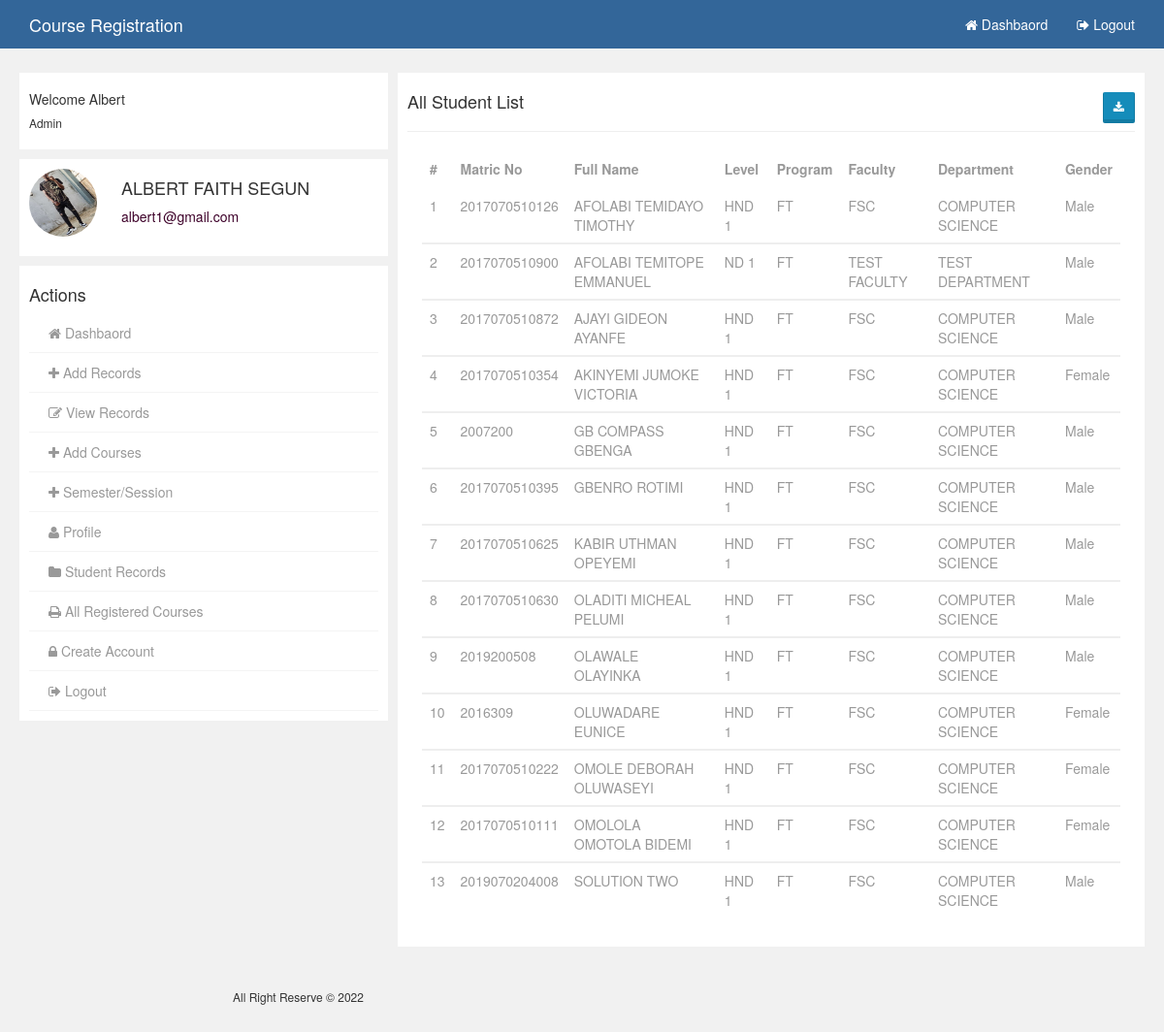
Page /admin/report.php (signed in) on the committed database.
### tables this page shows
CREATE TABLE IF NOT EXISTS `tblstudent` (
  `matricno` varchar(50) NOT NULL,
  `surname` varchar(100) NOT NULL,
  `othername` varchar(100) NOT NULL,
  `gender` varchar(10) NOT NULL,
  `level` varchar(50) NOT NULL,
  `faculty` varchar(50) NOT NULL,
  `department` varchar(50) NOT NULL,
  `program` varchar(50) NOT NULL,
  `email` varchar(50) NOT NULL,
  `password` varchar(255) NOT NULL,
  `phone` varchar(50) NOT NULL,
  `address` varchar(500) NOT NULL,
  `image` varchar(255) NOT NULL,
  `status` varchar(20) NOT NULL,
  PRIMARY KEY (`matricno`)
);

### admin/report.php (the view, shortened to what this page needs)
<?php
    include_once('includes/config.php');
?>
<!DOCTYPE html>
<html>
<head>
    <link href="../SpryAssets/SpryValidationTextField.css" rel="stylesheet" type="text/css">
</head>
<body>
    <?php include_once('includes/nav.php') ?>
    <section class="container-wrap">
        <div class="container wrap">
            <div class="row">
                <div class="col-md-4 col">
                   <?php include_once('includes/leftside.php') ?>
                </div>
                <div class="col-md-8 col">
                    <div class="gist-status">
                        <div class="row" style="margin: 0px;">
                            <h4>All Student List <small><span class="pull-right"><button type="submit" name="download" class="btn btn-primary btn-sm" ><i class="fa fa-download"></i></button></span></small> </h4>
                            <hr>
                            <div class="col-md-12">
                                <div class="table-responsive">
                                    <table class="table" style="color: #999">
                                        <thead>
                                            <tr>
                                                <th># </th>
                                                <th>Matric No </th>
                                                <th>Full Name </th>
                                                <th>Level </th>
                                                <th>Program </th>
                                                <th>Faculty</th>
                                                <th>Department </th>
                                                <th>Gender</th>
                                            </tr>
                                        </thead>
                                        <?php
                                            $i = 0;
                                            $sql = "SELECT * FROM tblstudent ORDER BY surname, level, program ASC";
                                            $query_result = mysqli_query($conn, $sql);
                                            $result = mysqli_num_rows($query_result);
                                            if($result > 0){
                                                while($row = mysqli_fetch_array($query_result)){
                                                    $i++;
                                        ?>
                                        <tbody>
                                            <tr>
                                                <td><?php echo $i; ?></td>
                                                <td><?php echo $row['matricno']; ?></td>
                                                <td><?php echo $row['surname']." ".$row['othername']; ?></td>
                                                <td><?php echo $row['level']; ?></td>
                                                <td><?php echo $row['program']; ?></td>
                                                <td><?php echo $row['faculty']; ?></td>
                                                <td><?php echo $row['department']; ?></td>
                                                <td><?php echo $row['gender']; ?></td>
                                            </tr>
                                        <?php
                                            }
                                        }
                                        ?>
                                        </tbody>
                                    </table>
                                </div>
                            </div>
                        </div>
                    </div>
                </div>
            </div>
        </div>
    </section>
    <?php include_once('includes/footer.php') ?>
</body>
</html>

### assets/css/user.css (style rules this page uses)
body { background:rgb(241,241,241); }
.container-wrap { margin-top: 70px; }
.col { padding:5px; }
.gist-status { padding:10px; background:#fff; margin-bottom: 10px; }

### rows in the picture
tblstudent: matricno "2017070510126", surname "AFOLABI", othername "TEMIDAYO TIMOTHY", level "HND 1", program "FT", faculty "FSC", department "COMPUTER SCIENCE", gender "Male"
tblstudent: matricno "2017070510900", surname "AFOLABI", othername "TEMITOPE EMMANUEL", level "ND 1", program "FT", faculty "TEST FACULTY", department "TEST DEPARTMENT", gender "Male"
tblstudent: matricno "2017070510872", surname "AJAYI", othername "GIDEON AYANFE", level "HND 1", program "FT", faculty "FSC", department "COMPUTER SCIENCE", gender "Male"
tblstudent: matricno "2017070510354", surname "AKINYEMI", othername "JUMOKE VICTORIA", level "HND 1", program "FT", faculty "FSC", department "COMPUTER SCIENCE", gender "Female"
tblstudent: matricno "2007200", surname "GB COMPASS", othername "GBENGA", level "HND 1", program "FT", faculty "FSC", department "COMPUTER SCIENCE", gender "Male"
tblstudent: matricno "2017070510395", surname "GBENRO", othername "ROTIMI", level "HND 1", program "FT", faculty "FSC", department "COMPUTER SCIENCE", gender "Male"
tblstudent: matricno "2017070510625", surname "KABIR", othername "UTHMAN OPEYEMI", level "HND 1", program "FT", faculty "FSC", department "COMPUTER SCIENCE", gender "Male"
tblstudent: matricno "2017070510630", surname "OLADITI", othername "MICHEAL PELUMI", level "HND 1", program "FT", faculty "FSC", department "COMPUTER SCIENCE", gender "Male"
tblstudent: matricno "2019200508", surname "OLAWALE", othername "OLAYINKA", level "HND 1", program "FT", faculty "FSC", department "COMPUTER SCIENCE", gender "Male"
tblstudent: matricno "2016309", surname "OLUWADARE", othername "EUNICE", level "HND 1", program "FT", faculty "FSC", department "COMPUTER SCIENCE", gender "Female"
tblstudent: matricno "2017070510222", surname "OMOLE", othername "DEBORAH OLUWASEYI", level "HND 1", program "FT", faculty "FSC", department "COMPUTER SCIENCE", gender "Female"
tblstudent: matricno "2017070510111", surname "OMOLOLA", othername "OMOTOLA BIDEMI", level "HND 1", program "FT", faculty "FSC", department "COMPUTER SCIENCE", gender "Female"
tblstudent: matricno "2019070204008", surname "SOLUTION", othername "TWO", level "HND 1", program "FT", faculty "FSC", department "COMPUTER SCIENCE", gender "Male"

### other values in the picture
$_SESSION['username'] "Albert"
$_SESSION['fullname'] "ALBERT FAITH SEGUN"
$_SESSION['email'] "albert1@gmail.com"
